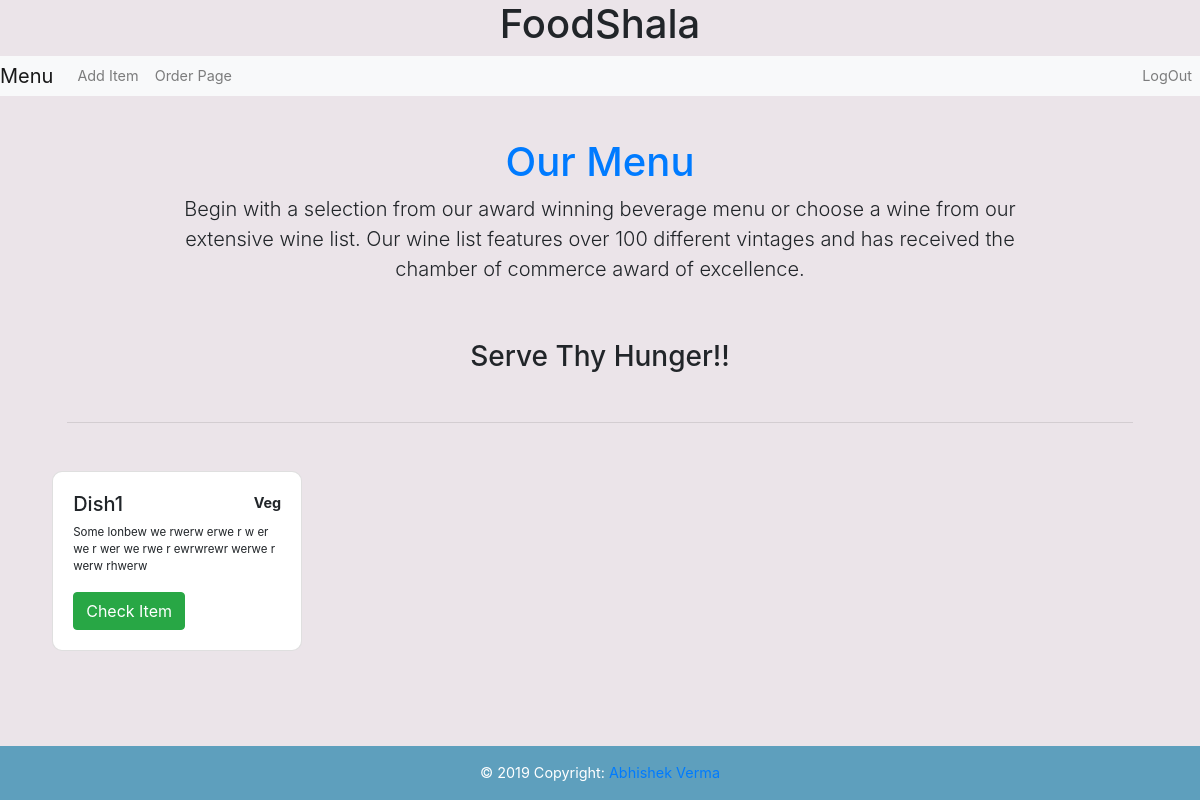
Page /menu.php (signed in) on the committed database.
### tables this page shows
CREATE TABLE `Menu` (
  `food_id` int(11) NOT NULL,
  `food_name` varchar(30) NOT NULL,
  `food_pref` varchar(10) NOT NULL,
  `food_desc` varchar(200) NOT NULL
);

### utility.php (called while the page is built, shortened)
<?php
	function getAllMenu()	{
		include 'connection.php';
		try {
			$sqlquery = "Select * from Menu";
			$result = $conn->query($sqlquery)->fetchAll();
			return $result ;
        }
        catch (PDOException $e) {
			echo $e;
			return false ;
        }
	}
?>

### menu.php (the view)
<?php
    include 'header.php';
    require_once 'utility.php';
    $menu = getAllMenu();
?>
<div class="container">
    <div class="row ">
        <div class="col-lg-10 mx-auto col-12 text-center mb-3">
            <h1 class="mt-0 text-primary">Our Menu</h1>
            <p class="lead">Begin with a selection from our award winning beverage menu or choose a wine from our extensive wine list. Our wine list features over 100 different vintages and has received the chamber of commerce award of excellence.</p>
        </div>
        <div class="col-12 mt-4">
            <h3 class="text-center">Serve Thy Hunger!!</h3>
            <hr class="accent my-5">
        </div>
        <div class="card-columns">
            <?php
                foreach ($menu as $m)   {
                    echo '<div class="menu-box card card-body" onClick="openItem(this.id)" id="'.$m[0].'">
                        <span class="float-right font-weight-bold">'.$m[2].'</span>
                        <h5 class="text-truncate">'.$m[1].'</h5>
                        <p class="small">'.$m[3].'</p>
                        <button class="btn-centre btn btn-success" id="'.$m[0].'" onClick="openItem(this.id)">Check Item</button>
                        </div>';
                }
            ?>
        </div>
    </div>
</div>
<?php
	include 'footer.php';
?>

### assets/css/main.css (style rules this page uses)
body { background-color: #ebe4e9; font-size: 90%; padding: 0; margin: 0; }
.row { margin-top: 20px; padding: 2%; }
.menu-box { min-width: 200px; max-width: 250px; max-height: 300px; min-height: 150px; border-radius: 10px; }
.btn-centre { width: 0.7; height: 0.7; align-self: center; }

### rows in the picture
menu: food_pref "Veg", food_name "Dish1", food_desc "Some lonbew we rwerw erwe r w er we r wer we rwe r ewrwrewr werwe r werw rhwerw"
